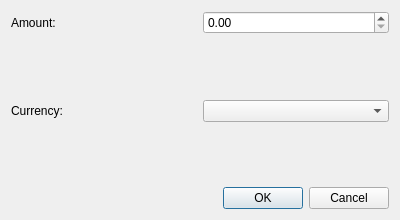
<?xml version="1.0" encoding="UTF-8"?>
<ui version="4.0">
 <class>AddDialog</class>
 <widget class="QDialog" name="AddDialog">
  <property name="geometry">
   <rect>
    <x>0</x>
    <y>0</y>
    <width>400</width>
    <height>220</height>
   </rect>
  </property>
  <property name="windowTitle">
   <string>Dialog</string>
  </property>
  <layout class="QVBoxLayout" name="verticalLayout_2">
   <item>
    <layout class="QVBoxLayout" name="verticalLayout">
     <item>
      <layout class="QHBoxLayout" name="horizontalLayout">
       <item>
        <widget class="QLabel" name="label">
         <property name="text">
          <string>Amount:</string>
         </property>
        </widget>
       </item>
       <item>
        <widget class="QDoubleSpinBox" name="doubleSpinBox"/>
       </item>
      </layout>
     </item>
     <item>
      <spacer name="verticalSpacer">
       <property name="orientation">
        <enum>Qt::Orientation::Vertical</enum>
       </property>
       <property name="sizeHint" stdset="0">
        <size>
         <width>20</width>
         <height>40</height>
        </size>
       </property>
      </spacer>
     </item>
     <item>
      <layout class="QHBoxLayout" name="horizontalLayout_2">
       <item>
        <widget class="QLabel" name="label_2">
         <property name="text">
          <string>Currency:</string>
         </property>
        </widget>
       </item>
       <item>
        <widget class="QComboBox" name="comboBox"/>
       </item>
      </layout>
     </item>
     <item>
      <spacer name="verticalSpacer_2">
       <property name="orientation">
        <enum>Qt::Orientation::Vertical</enum>
       </property>
       <property name="sizeHint" stdset="0">
        <size>
         <width>20</width>
         <height>40</height>
        </size>
       </property>
      </spacer>
     </item>
    </layout>
   </item>
   <item>
    <widget class="QDialogButtonBox" name="buttonBox">
     <property name="orientation">
      <enum>Qt::Orientation::Horizontal</enum>
     </property>
     <property name="standardButtons">
      <set>QDialogButtonBox::StandardButton::Cancel|QDialogButtonBox::StandardButton::Ok</set>
     </property>
    </widget>
   </item>
  </layout>
 </widget>
 <resources/>
 <connections>
  <connection>
   <sender>buttonBox</sender>
   <signal>accepted()</signal>
   <receiver>AddDialog</receiver>
   <slot>accept()</slot>
   <hints>
    <hint type="sourcelabel">
     <x>248</x>
     <y>254</y>
    </hint>
    <hint type="destinationlabel">
     <x>157</x>
     <y>274</y>
    </hint>
   </hints>
  </connection>
  <connection>
   <sender>buttonBox</sender>
   <signal>rejected()</signal>
   <receiver>AddDialog</receiver>
   <slot>reject()</slot>
   <hints>
    <hint type="sourcelabel">
     <x>316</x>
     <y>260</y>
    </hint>
    <hint type="destinationlabel">
     <x>286</x>
     <y>274</y>
    </hint>
   </hints>
  </connection>
 </connections>
</ui>
